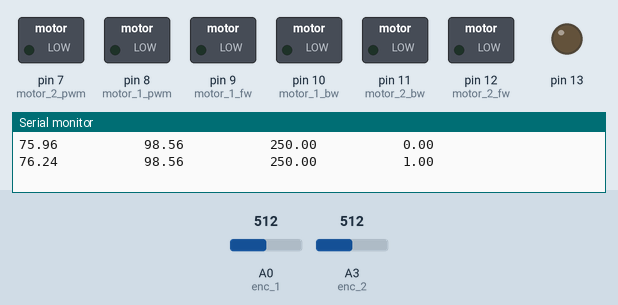
A sketch run on a simulated Arduino Uno, built with avr-gcc and run on an emulated ATmega328P. Parts: switched loads named in the sketch (green lamp = pin HIGH), output pins drawn as LEDs (lit = HIGH), the last lines printed to the serial monitor. The inputs (shaded band) are chosen by the test bench; at power-on: A0 (enc_1) = 512, A3 (enc_2) = 512.

Above: at 0.1 s.
At 3.2 s:
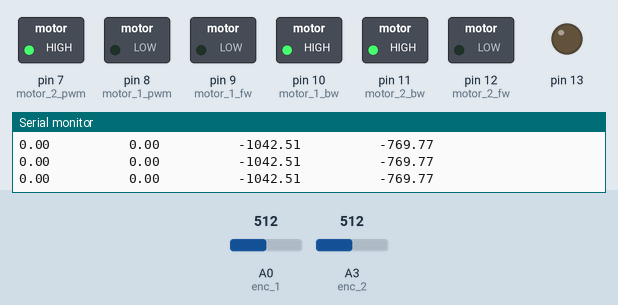
3.3 s: A0 (enc_1) set to 509
6.3 s: A3 (enc_2) set to 492
Timing chart, 0 to 9.3 s (numbered marks = the images above; inputs shaded):
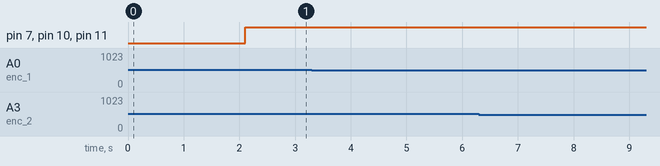

The sketch:

arm_2_axis_encoders.ino
```cpp
//delete flags

int enc_1=0;
int enc_2=3;                        //enc intitialization

int motor_1_fw=9;
int motor_1_bw=10;
int motor_2_fw=12;                  //motor intitialization
int motor_2_bw=11;


int motor_1_pwm=8;
int motor_2_pwm=7;                   //motor intitialization


int initial_pos_1=0;
int current_pos_1=0;
float steps_1=0;                                //steps func intitialization for 1st enc
int enc_steps_1(int,int,float,int);


int initial_pos_2=0;
int current_pos_2=0;                            //steps func intitialization for 2nd enc
float steps_2=0;


int f;
float t=979;


                                    //1530      1468

double target_2=0;int old_target_2=0;int t2;
float kp_2=2.1 , ki_2=0.0570, kd_2=2.5;
boolean a_2=LOW,b_2=LOW;int pwmval_2=0;              //pid initialization enc 2

int pidfunc_2(int,int,int);


double target_1=0;int old_target_1=0;int t1;
float kp_1=1.9/1.5, ki_1=0.038, kd_1=1;
boolean a_1=LOW,b_1=LOW;int pwmval_1=0;              //pid initialization enc 1


int pidfunc_1(int,int,int);
void drive_enc();
void target_func();
void pid_parameter();

int initial_timer=millis();
int final_timer=millis();
int brake_timer_1=millis();
int brake_timer_2=millis();


int calibration_flag=1;


double x1=370;
double y1=0;
float x[100];                                        //linear interpolation initialization
float y[100];
double theta11[100];
double theta21[100];
int i=0;
double target_timer=0;
int z=1;
int d=0;


void setup() {
  // put your setup code here, to run once:
pinMode(enc_1,INPUT);
pinMode(enc_2,INPUT);
pinMode(motor_1_fw,OUTPUT);
pinMode(motor_1_bw,OUTPUT);
pinMode(motor_2_fw,OUTPUT);
pinMode(motor_2_bw,OUTPUT);
pinMode(motor_1_pwm,OUTPUT);
pinMode(motor_2_pwm,OUTPUT);
pinMode(13,OUTPUT);

initial_pos_1=analogRead(enc_1);
initial_pos_2=analogRead(enc_2);

Serial.begin(9600);

double y2=200;                                                 //equatoin of line

for(double m=0;m<36;m=m+1)
{y[i]=m;                                                     //getting x,y co-ordinates of points
x[i]=250;
i++;
}


for(int l=0;l<i;l++)
{x1=x[l];
y1=y[l];
double theta2=acos(((x1*x1)+(y1*y1)-72148)/32376/2)*180/3.142;
double theta1=(atan2(y1,x1)-atan2(228*sin(theta2),(142+(228*cos(theta2)))))*180/3.142;                 //getting values of joint angles
Serial.print(theta1);Serial.print("           ");Serial.print(theta2);Serial.print("           ");Serial.print(x1);Serial.print("           ");Serial.println(y1);
theta11[l]=theta1;
theta21[l]=theta2;
}
Serial.println("start");

target_1=-theta21[0]*952/90;
target_2=-theta11[0]*912/90;
target_timer=millis();

}

void loop() {//Serial.print(target_1);Serial.print("        ");Serial.println(target_2);
  // put your main code here, to run repeatedly:


target_func();
//pid_parameters();


current_pos_1=analogRead(enc_1);
steps_1=enc_steps(current_pos_1,initial_pos_1,steps_1,0);{  initial_pos_1=current_pos_1;}Serial.print(steps_1);Serial.print("          ");


current_pos_2=analogRead(enc_2);
steps_2=enc_steps(current_pos_2,initial_pos_2,steps_2,1);{  initial_pos_2=current_pos_2;}Serial.print(steps_2);Serial.print("          ");Serial.print(target_1);Serial.print("          ");Serial.println(target_2);


pwmval_2=pidfunc_2(steps_2,target_2,pwmval_2);
pwmval_1=pidfunc_1(steps_1,target_1,pwmval_1);
/*if(calibration_flag<0)
{drive_brake();
steps_1=0;
steps_2=0;
initial_pos_1=analogRead(enc_1);
initial_pos_2=analogRead(enc_2);
}
else*/
{drive_enc();}


}


int enc_steps(int cp,int ip,float s,int l)
{
  int ref_vol;
  if(l=0)
  {ref_vol=1020;}
  else
  {ref_vol=979;}

  if(cp>ip+2  ||  cp+2<ip  )
  {
    if(cp>ip)
    {   if(cp>ip+480)
             {s=s-(ip+1+ref_vol-cp);}
        else
      {s=s+(cp-ip);}
      }

   if(cp<ip)
    {   if(cp+480<ip)
             {s=s+(cp+1+ref_vol-ip);}
        else
              {s=s-(ip-cp);}
              }


    //Serial.print(s);Serial.print("                   ");
    delay(10);

  }
   return(s);
}


int pidfunc_2(int currentvalue,int targetvalue,int pwmvalue)

 {
   pwmvalue=0;
    int error=targetvalue-currentvalue;static int lasterror=0;static float totalerror=160;
    float pidterm=0;

    if(currentvalue==0   &&   targetvalue==0     &&    pwmvalue==0)
    {totalerror=0;}

     if(error>0)
    {a_2=HIGH;b_2=LOW;}
    else
    {a_2=LOW;b_2=HIGH;}

    totalerror=totalerror+(error);//Serial.println(totalerror);
    pidterm=kp_2*(error)+ki_2*(totalerror)+kd_2*(error-lasterror);totalerror=constrain(totalerror,-1000,1000);
    lasterror=error;pidterm=abs(pidterm);
    //Serial.print(constrain(abs(pwmvalue+pidterm),0,235));Serial.print("          ");
    //Serial.println(error);Serial.print("      ");

    return(constrain((pwmvalue+pidterm),0,140));

   }


int pidfunc_1(int currentvalue,int targetvalue,int pwmvalue)

 {
   pwmvalue=0;
    int error=targetvalue-currentvalue;static int lasterror=0;static float totalerror=0;
    float pidterm=0;

      if(currentvalue==0   &&   targetvalue==0     &&    pwmvalue==0)
    {totalerror=0;}

    if(error>0)
    {a_1=HIGH;b_1=LOW;}
    else
    {a_1=LOW;b_1=HIGH;}

    totalerror=totalerror+(error);totalerror=constrain(totalerror,-18500,18500);
    pidterm=kp_1*(error)+ki_1*(totalerror)+kd_1*(error-lasterror);
    lasterror=error;pidterm=abs(pidterm);
    //Serial.print(constrain(abs(pwmvalue+pidterm),0,235));Serial.print("          ");
    //Serial.println(error);Serial.print("      ");

    return(constrain((pwmvalue+pidterm),0,110));

   }


void drive_enc()
{//if(t1>(millis()-brake_timer_1)   ||   t2>(millis()-brake_timer_2))
//if((abs(target_2-steps_2)>3   ||  abs(target_1-steps_1)>3))
{digitalWrite(motor_1_fw,a_1);
digitalWrite(motor_1_bw,b_1);
analogWrite(motor_1_pwm,pwmval_1);//Serial.print(pwmval_1);Serial.print("          ");

digitalWrite(motor_2_fw,a_2);
digitalWrite(motor_2_bw,b_2);
analogWrite(motor_2_pwm,pwmval_2);//Serial.println(pwmval_2);
}

//else
{//drive_brake();
  }
}


void target_func()
{/*if(Serial.available()>0)
{int s=Serial.read();

if(s=='q')
{old_target_1=target_1;
target_1=target_1+(10);
}

if(s=='r')
{old_target_2=target_2;

target_2=target_2+(10);}

if(s=='t')
{old_target_1=target_1;
target_1=target_1-(10);
}

if(s=='s')
{old_target_2=target_2;
target_2=target_2-(10);}


if(s=='c');
{calibration_flag=calibration_flag*(-1);}
*/

int target_first_timer=millis();


int target_timer_2=millis();
if(target_timer_2>target_timer+2000   &&   d==0   &&    target_first_timer>10000)
{old_target_1=target_1;
old_target_2=target_2;
 target_1=-theta21[z]*952/90;
target_2=-theta11[z]*912/90;
target_timer=millis();
z++;
if(z==i)
{d++;}
}

int m1=pidfunc_2(0,0,0);
int m2=pidfunc_1(0,0,0);
t1=abs(target_1-old_target_1)*15;
t2=abs(target_2-old_target_2)*15;
brake_timer_1=millis();
brake_timer_2=millis();
}


void drive_brake()
{digitalWrite(motor_1_fw,1);
digitalWrite(motor_1_bw,0);
analogWrite(motor_1_pwm,0);//Serial.print(pwmval_1);Serial.print("          ");

digitalWrite(motor_2_fw,0);
digitalWrite(motor_2_bw,1);
analogWrite(motor_2_pwm,0);//Serial.println(pwmval_2);
}


/*void pid_parameters()
{if(abs(target_1-old_target_1)>200)
   {kp_1=0.139/2.5;  ki_1=0.01/2;   kd_1=0.2   ;                                            //p to p
    digitalWrite(13,HIGH);}
  else
   {kp_1=1; ki_1=0.0006 /; kd_1=0;                                                //interpolation
    digitalWrite(13,LOW);}
  if(abs(target_2-old_target_2)>200)
  {kp_2=0.6/2.5;  ki_2=0.0470/2;  kd_2=0.2;                                                //p to p
   digitalWrite(13,HIGH);}
  else
  { kp_2=1.4 ; ki_2=0.008; kd_2=0.1;
  digitalWrite(13,LOW);}                                               //interpolation
 }*/
```
